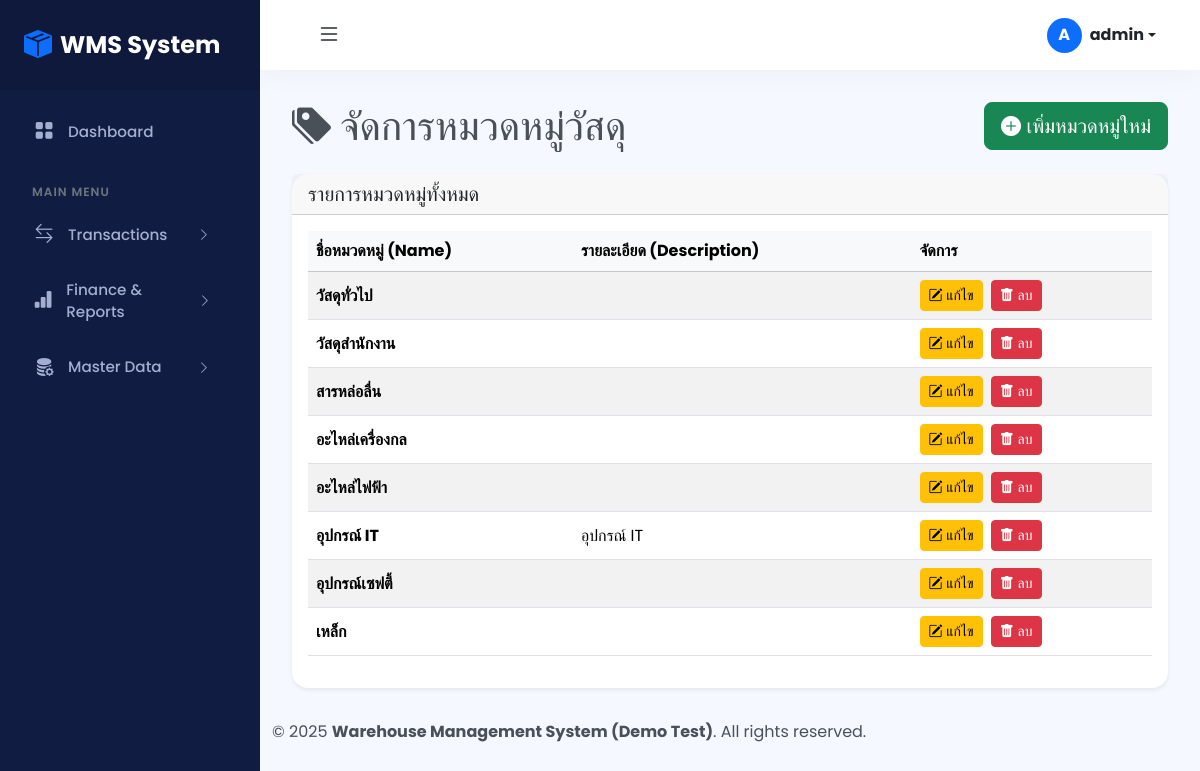
/admin/material_categories_list.php (signed in), run on the app's committed database.
### tables this page shows
CREATE TABLE `material_categories` (
  `id` int(11) NOT NULL,
  `name` varchar(150) NOT NULL,
  `description` text DEFAULT NULL
);

### admin/material_categories_list.php (the view, shortened to what this page needs)
<?php
require_once '../includes/header.php';
$sql_categories = "SELECT * FROM material_categories ORDER BY name ASC";
$categories_result = $conn->query($sql_categories);
?>
<div class="d-flex justify-content-between align-items-center mb-4">
    <h1 class="mb-0"><i class="bi bi-tags-fill me-2"></i>จัดการหมวดหมู่วัสดุ</h1>
    <button type="button" class="btn btn-success btn-lg" data-bs-toggle="modal" data-bs-target="#categoryModal" id="add-btn">
        <i class="bi bi-plus-circle-fill"></i> เพิ่มหมวดหมู่ใหม่
    </button>
</div>
<div class="card shadow-sm">
    <div class="card-header">
        <h5 class="mb-0">รายการหมวดหมู่ทั้งหมด</h5>
    </div>
    <div class="card-body">
        <div class="table-responsive">
            <table class="table table-striped table-hover align-middle">
                <thead class="table-light">
                    <tr>
                        <th>ชื่อหมวดหมู่ (Name)</th>
                        <th>รายละเอียด (Description)</th>
                        <th>จัดการ</th>
                    </tr>
                </thead>
                <tbody>
                    <?php if ($categories_result && $categories_result->num_rows > 0): ?>
                        <?php while($row = $categories_result->fetch_assoc()): ?>
                            <tr>
                                <td class="fw-bold"><?php echo htmlspecialchars($row['name']); ?></td>
                                <td><?php echo htmlspecialchars($row['description'] ?? '-'); ?></td>
                                <td>
                                    <button type="button" class="btn btn-warning btn-sm edit-btn me-1"
                                            data-bs-toggle="modal"
                                            data-bs-target="#categoryModal"
                                            data-id="<?php echo $row['id']; ?>"
                                            data-name="<?php echo htmlspecialchars($row['name']); ?>"
                                            data-desc="<?php echo htmlspecialchars($row['description'] ?? ''); ?>">
                                        <i class="bi bi-pencil-square"></i> แก้ไข
                                    </button>
                                    <form action="material_categories_list.php" method="POST" class="d-inline" onsubmit="return confirmDelete('<?php echo htmlspecialchars(addslashes($row['name'])); ?>')">
                                        <button type="submit" class="btn btn-danger btn-sm">
                                            <i class="bi bi-trash-fill"></i> ลบ
                                        </button>
                                    </form>
                                </td>
                            </tr>
                        <?php endwhile; ?>
                    <?php else: ?>
                        <tr>
                            <td colspan="3" class="text-center text-muted">ยังไม่มีข้อมูลหมวดหมู่</td>
                        </tr>
                    <?php endif; ?>
                </tbody>
            </table>
        </div>
    </div>
</div>
<?php
require_once '../includes/footer.php';
?>

### style.css (style rules this page uses)
:root { --sidebar-bg: #111c43; --sidebar-color: #a3aed1; --sidebar-active-bg: #1b2a59; --sidebar-active-color: #fff; --body-bg: #f5f8fe; --primary-color: #3b7ddd; --sidebar-width: 260px; --navbar-height: 70px; --card-radius: 16px; }
body { font-family: 'Poppins', sans-serif; background-color: var(--body-bg); margin: 0; overflow-x: hidden; color: #495057; }
.card { border: none; box-shadow: 0 0 0.875rem 0 rgba(33, 40, 50, 0.05); border-radius: var(--card-radius); }

### data on the page
material_categories: name "วัสดุทั่วไป"
material_categories: name "วัสดุสำนักงาน"
material_categories: name "สารหล่อลื่น"
material_categories: name "อะไหล่เครื่องกล"
material_categories: name "อะไหล่ไฟฟ้า"
material_categories: name "อุปกรณ์ IT", description "อุปกรณ์ IT"
material_categories: name "อุปกรณ์เซฟตี้"
material_categories: name "เหล็ก"

### other printed values
mb_substr($user_name, 0, 1, 'UTF-8') "A"
$user_name "admin"
